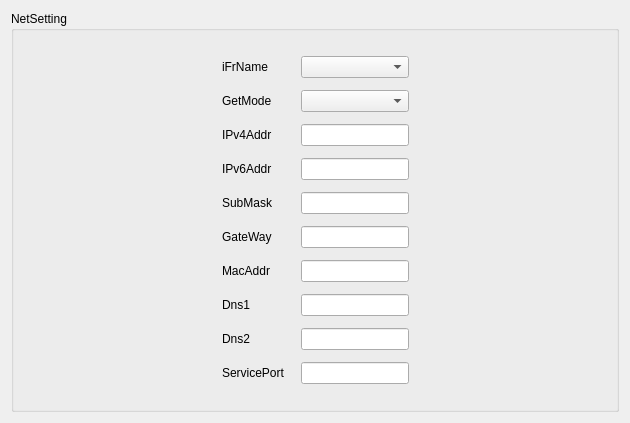
           <widget class="QWidget" name="StWdt_NetSet">
            <layout class="QGridLayout" name="gridLayout_11">
             <item row="0" column="0">
              <widget class="QGroupBox" name="GBoxNetWork_NetSetting">
               <property name="title">
                <string>NetSetting</string>
               </property>
               <layout class="QGridLayout" name="gridLayout_20">
                <item row="0" column="0">
                 <spacer name="horizontalSpacer_4">
                  <property name="orientation">
                   <enum>Qt::Horizontal</enum>
                  </property>
                  <property name="sizeHint" stdset="0">
                   <size>
                    <width>183</width>
                    <height>20</height>
                   </size>
                  </property>
                 </spacer>
                </item>
                <item row="0" column="1">
                 <layout class="QFormLayout" name="FLayoutNetWork">
                  <property name="horizontalSpacing">
                   <number>16</number>
                  </property>
                  <property name="verticalSpacing">
                   <number>12</number>
                  </property>
                  <property name="leftMargin">
                   <number>16</number>
                  </property>
                  <property name="topMargin">
                   <number>16</number>
                  </property>
                  <property name="rightMargin">
                   <number>16</number>
                  </property>
                  <property name="bottomMargin">
                   <number>16</number>
                  </property>
                  <item row="0" column="0">
                   <widget class="QLabel" name="LabNetWorkiFrName">
                    <property name="text">
                     <string>iFrName</string>
                    </property>
                   </widget>
                  </item>
                  <item row="1" column="0">
                   <widget class="QLabel" name="LabNetWorkGetMode">
                    <property name="text">
                     <string>GetMode</string>
                    </property>
                   </widget>
                  </item>
                  <item row="2" column="0">
                   <widget class="QLabel" name="LabNetWorkIpV4Addr">
                    <property name="text">
                     <string>IPv4Addr</string>
                    </property>
                   </widget>
                  </item>
                  <item row="3" column="0">
                   <widget class="QLabel" name="LabNetWorkIpV6Addr">
                    <property name="text">
                     <string>IPv6Addr</string>
                    </property>
                   </widget>
                  </item>
                  <item row="4" column="0">
                   <widget class="QLabel" name="LabNetWorkSubMask">
                    <property name="text">
                     <string>SubMask</string>
                    </property>
                   </widget>
                  </item>
                  <item row="5" column="0">
                   <widget class="QLabel" name="LabNetWorkGateWay">
                    <property name="text">
                     <string>GateWay</string>
                    </property>
                   </widget>
                  </item>
                  <item row="6" column="0">
                   <widget class="QLabel" name="LabNetWorkMacAddr">
                    <property name="text">
                     <string>MacAddr</string>
                    </property>
                   </widget>
                  </item>
                  <item row="7" column="0">
                   <widget class="QLabel" name="LabNetWorkDns1">
                    <property name="text">
                     <string>Dns1</string>
                    </property>
                   </widget>
                  </item>
                  <item row="8" column="0">
                   <widget class="QLabel" name="LabNetWorkDns2">
                    <property name="text">
                     <string>Dns2</string>
                    </property>
                   </widget>
                  </item>
                  <item row="9" column="0">
                   <widget class="QLabel" name="LabNetWorkServicePort">
                    <property name="text">
                     <string>ServicePort</string>
                    </property>
                   </widget>
                  </item>
                  <item row="0" column="1">
                   <widget class="QComboBox" name="CBoxNetWorkIfrName"/>
                  </item>
                  <item row="1" column="1">
                   <widget class="QComboBox" name="CBoxNetWorkGetMode"/>
                  </item>
                  <item row="9" column="1">
                   <widget class="QLineEdit" name="LiEditNetWorkServicePort"/>
                  </item>
                  <item row="2" column="1">
                   <widget class="QLineEdit" name="LiEditNetWorkIpV4Addr"/>
                  </item>
                  <item row="3" column="1">
                   <widget class="QLineEdit" name="LiEditNetWorkIpV6Addr"/>
                  </item>
                  <item row="4" column="1">
                   <widget class="QLineEdit" name="LiEditNetWorkSubMask"/>
                  </item>
                  <item row="5" column="1">
                   <widget class="QLineEdit" name="LiEditNetWorkGateWay"/>
                  </item>
                  <item row="6" column="1">
                   <widget class="QLineEdit" name="LiEditNetWorkMacAddr"/>
                  </item>
                  <item row="7" column="1">
                   <widget class="QLineEdit" name="LiEditNetWorkDns1"/>
                  </item>
                  <item row="8" column="1">
                   <widget class="QLineEdit" name="LiEditNetWorkDns2"/>
                  </item>
                 </layout>
                </item>
                <item row="0" column="2">
                 <spacer name="horizontalSpacer_5">
                  <property name="orientation">
                   <enum>Qt::Horizontal</enum>
                  </property>
                  <property name="sizeHint" stdset="0">
                   <size>
                    <width>182</width>
                    <height>20</height>
                   </size>
                  </property>
                 </spacer>
                </item>
               </layout>
              </widget>
             </item>
            </layout>
           </widget>
